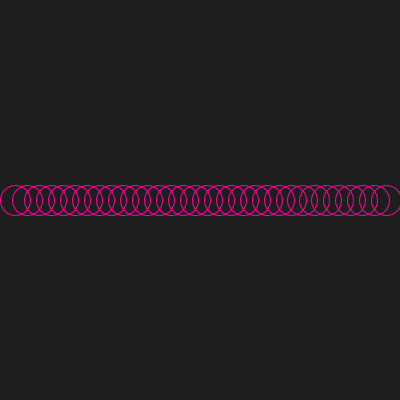
Frame 1 (no input)
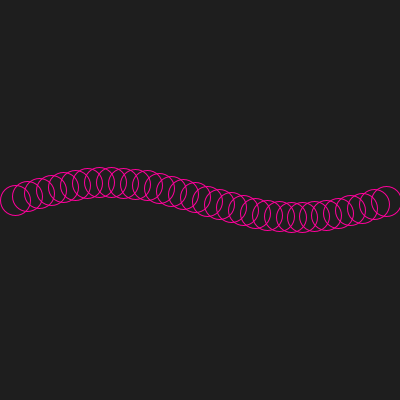
Frame 60 (the mouse pressed at the canvas centre just before this capture)
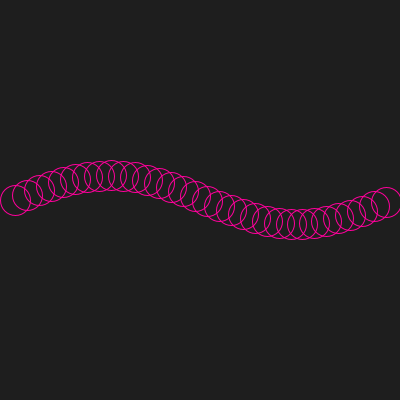
Frame 120 (the mouse held since frame 60 and released just before this capture)

The Processing sketch that drew these frames (run headless with seeded random() and noise(); from frame 60 on, the mouse is pressed at the canvas centre):

// Processing sketch: sketch_loop_sine_3
// ── sketch_loop_sine_3.pde
int r = 30;
float y = 0;
float mult = 25;

void setup() {
  size(400, 400);
  stroke(255, 0, 155);
  noFill();
}

void draw() {
  
  background(30);
  
  translate(0, height/2);
  
  //PI * 2 = 1 circulo completo = 360 graus
  for(float angle = 0; angle < PI * 2; angle += 0.2){  
    
    ellipse(r/2 + angle * 60, sin(angle) * sin(y) * mult, r, r);  
  }
 
  y += 0.2;
}
